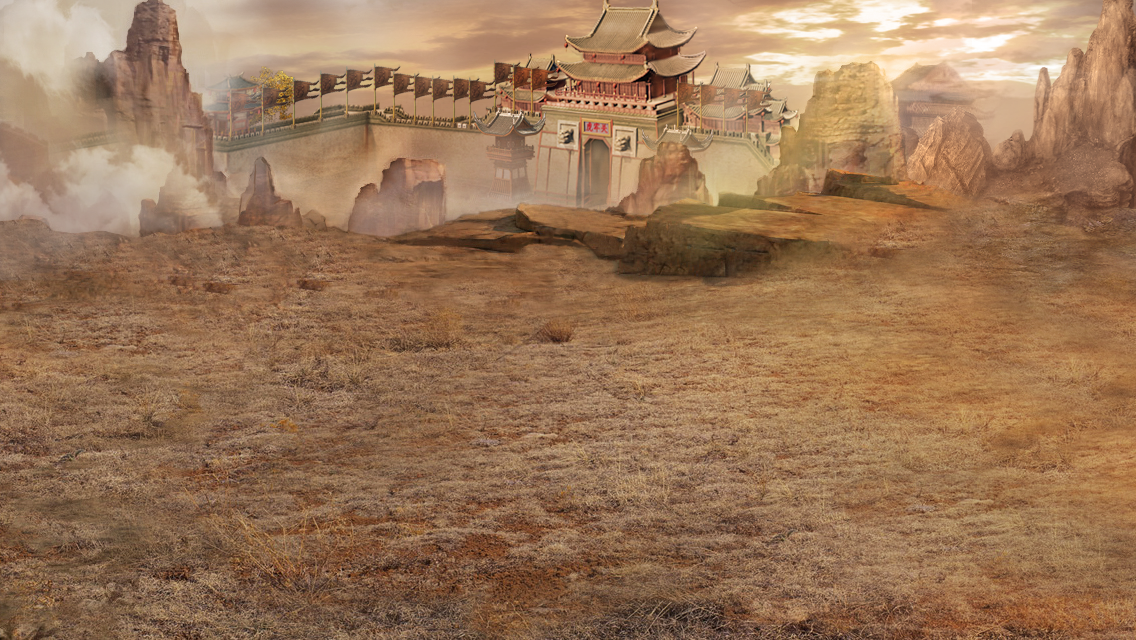

This is a level from a 2D game, rendered from its Tiled map with the project's own tilesets. A one-line summary and the map file follow, with tile-layer data summarised:
An orthogonal 1x1 tile map with 1136x640 px tiles, 1 tile layer (块层 1).

<map version="1.0" orientation="orthogonal" width="1" height="1" tilewidth="1136" tileheight="640">
 <tileset firstgid="1" name="huLaoSubMap" tilewidth="1136" tileheight="640">
  <image source="huLaoSubMap.png" width="1136" height="640" />
 </tileset>
 <layer name="块层 1" width="1" height="1">
  <data>[1 cells, 1 non-empty, 1 distinct tile ids]</data>
 </layer>
</map>